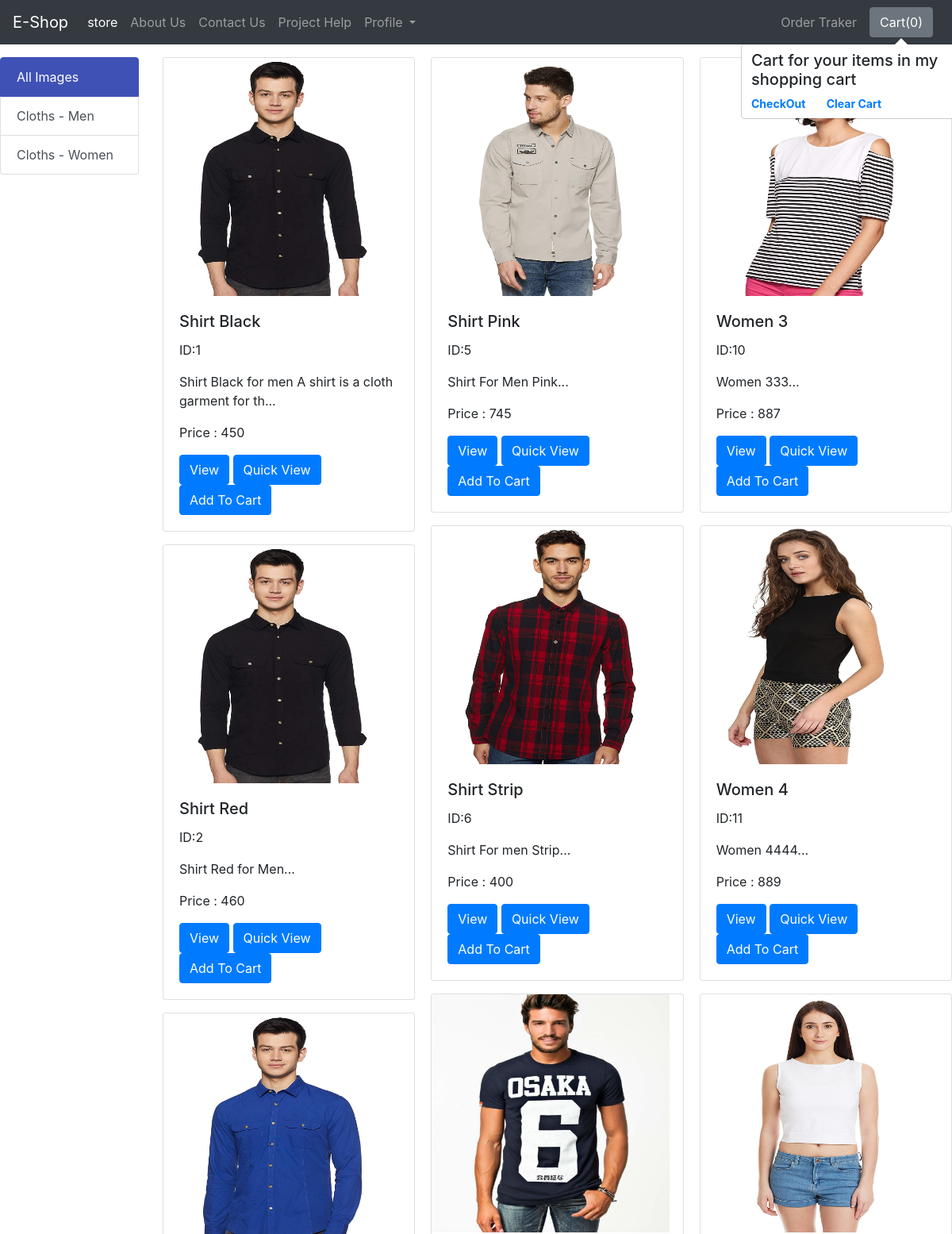
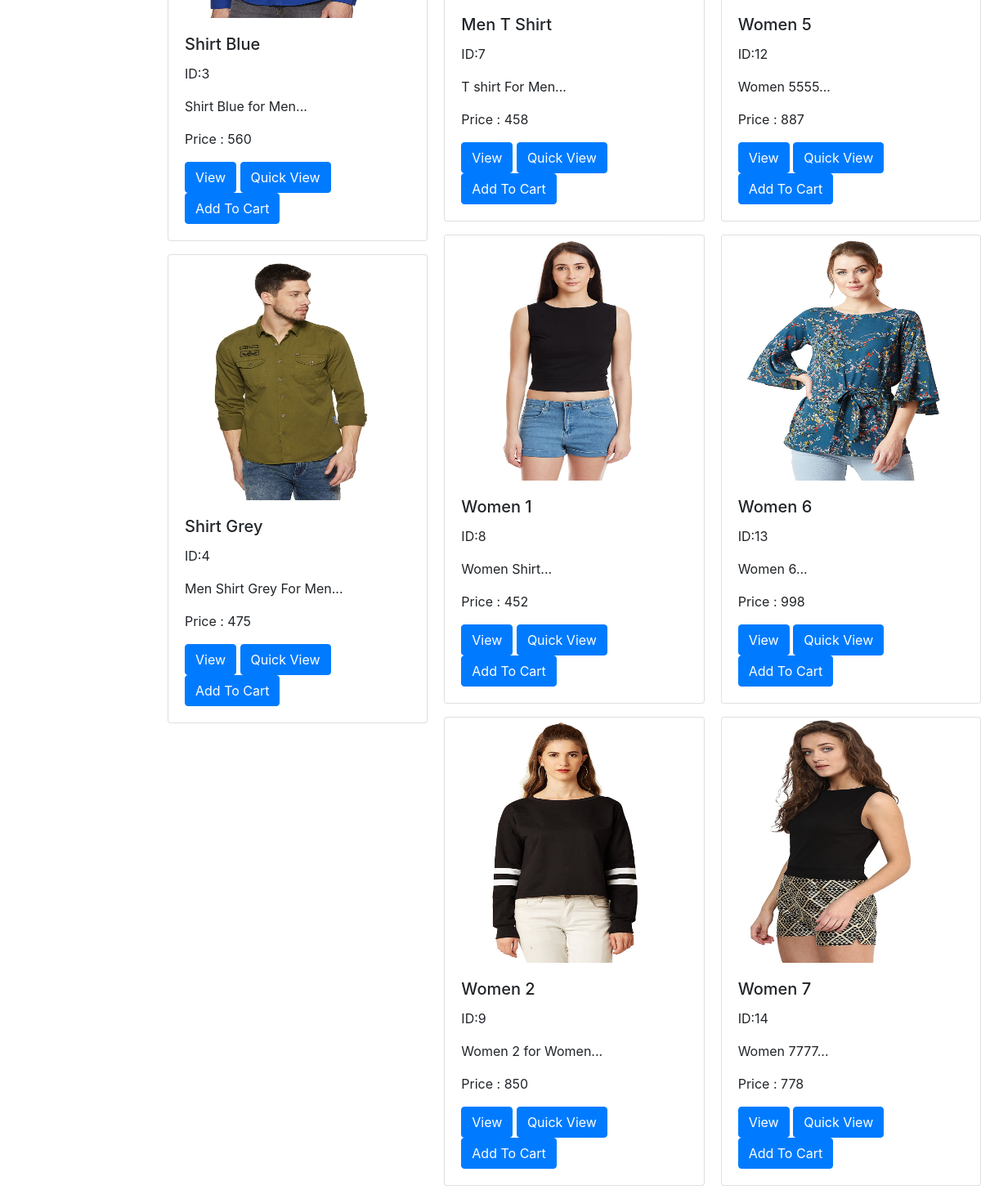
The page / on the database its author committed (2 pictures, top to bottom).
### store/models.py (models this page shows, shortened)
class Category(models.Model):
    title = models.CharField(max_length=100)
    description = models.TextField()

class Image(models.Model):
    title = models.CharField(max_length=100)
    description = models.TextField(default="")
    price = models.IntegerField(default=0)
    image = models.ImageField(upload_to='images',default="")
    cat = models.ForeignKey(Category,on_delete=models.CASCADE)

### store/views.py (the view)
# urls.py: path('',views.showhome,name='showhome'),
def showhome(request):
    images = Image.objects.all()
    cats = Category.objects.all()
    data={'images':images,'cats':cats}
    return render(request,'home9.html',data)

### store/templates/home9.html (shortened to what this page needs)
{% extends 'navbar.html' %}
{% block body %}
<div class="row">
  <div class="col-md-2">
      <div class="list-group mt-3">
          <a href="/" class="list-group-item list-group-item-action active" aria-current="true">
            All Images
          </a>
          {% for c in cats %}
          <a href="/category/{{c.pk}}" class="list-group-item list-group-item-action">{{ c.title }}</a>
          {% endfor %}
        </div>
  </div>
  <div class="col-md-10">
      <div class="row mt-3">
          <div class="col-12">
              <div class="card-columns">
                  {% for i in images %}
                  <div class="card mx-auto mb-3">
                      <img src="/media/{{i.image}}" class="card-img-top" alt="...">
                      <div class="card-body">
                        <h5 class="card-title" id="namepr{{i.id}}">{{ i.title }}</h5>
                        <p class="card-text">ID:{{ i.id }}</p>
                        <p class="card-text">{{ i.description|slice:"0:53"}}...</p>
                        <p class="card-text">Price : <span id="pricepr{{i.id}}">{{ i.price }}</span></p>
                        <a href="#" class="btn btn-primary" onclick="showModelwithImage('{{ i.image }}')">View</a>
                        <a href="/productview/{{i.id}}" <button id="qv{{i.id}}" class="btn btn-primary cart">Quick View</button></a>
                        <span id="divpr{{i.id}}" class="divpr">
                          <button id="pr{{i.id}}" class="btn btn-primary cart">Add To Cart</button>
                        </span>
                      </div>
                    </div>
                  {% endfor %}
              </div>
          </div>
      </div>
  </div>
</div>
{% endblock %}

### store/templates/home9.html (style rules this page uses)
.list-group-item.active { background: #3f51b5!important; border-color:#3f51b5!important; }
.card-img-top { height:300px; width:300px; }

### rows shown on the page
Category: title "Cloths - Men"
Category: title "Cloths - Women"
Image: image (picture), title "Shirt Black", id "1", description "Shirt Black for men A shirt is a cloth garment for th", price "450"
Image: image (picture), title "Shirt Red", id "2", description "Shirt Red for Men", price "460"
Image: image (picture), title "Shirt Blue", id "3", description "Shirt Blue for Men", price "560"
Image: image (picture), title "Shirt Grey", id "4", description "Men Shirt Grey For Men", price "475"
Image: image (picture), title "Shirt Pink", id "5", description "Shirt For Men Pink", price "745"
Image: image (picture), title "Shirt Strip", id "6", description "Shirt For men Strip", price "400"
Image: image (picture), title "Men T Shirt", id "7", description "T shirt For Men", price "458"
Image: image (picture), title "Women 1", id "8", description "Women Shirt", price "452"
Image: image (picture), title "Women 2", id "9", description "Women 2 for Women", price "850"
Image: image (picture), title "Women 3", id "10", description "Women 333", price "887"
Image: image (picture), title "Women 4", id "11", description "Women 4444", price "889"
Image: image (picture), title "Women 5", id "12", description "Women 5555", price "887"
Image: image (picture), title "Women 6", id "13", description "Women 6", price "998"
Image: image (picture), title "Women 7", id "14", description "Women 7777", price "778"
